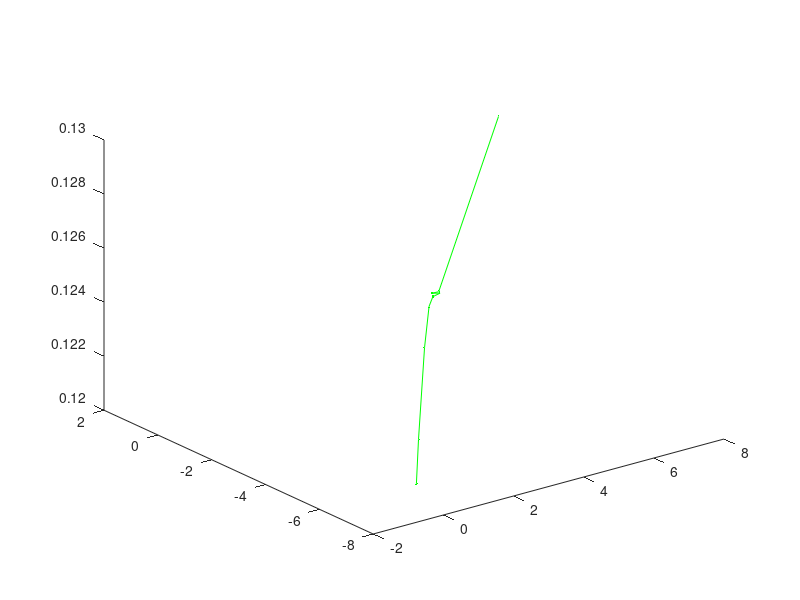

MATLAB code for this plot:
function lhl_AF
clc;clear all; close all;

format long
Visual = 2.5;   %????????
Step = 0.3;     %??????????
N = 10;         %??????
Try_number = 50;%???????
delta=0.618;     %?????
a1 = -10; b1 = 10; a2 = -10; b2 = 10; 
d = [];%??50??????????;
k = 0; 
m = 50;%????
X1 = rand(N,1)*(b1-a1)+a1;  %?-10~10???????50???
X2 = rand(N,1)*(b2-a2)+a2;
X = [X1 X2]; 
%X = ones(N,2);
%for i = 1:N
%    X(i,1)=-10;
%    X(i,2)=10;
%end
% ?????,??????X1?X2?

%??50????????
for i = 1:N
    www = [X(i,1),X(i,2)];
    d(i) = maxf(www);   
end
%???????????????????
[w,i] = max(d);         % ???????????w???????i?
maxX = [X(i,1),X(i,2)]; % ??????????????
maxY = w;               % ?????????????

figurex = []; figurey = []; figurez = [];

figurex(numel(figurex)+1) = maxX(1);    % ?maxX?1???figurex??
figurey(numel(figurey)+1) = maxX(2);    % numel?????????????????matlab????????1???
figurez(numel(figurez)+1) = maxY;

while(k<m)
    for i = 1:N
        XX = [X(i,1),X(i,2)];   %?????????????????
        
%%%%%%????????????????????????????
%???????????????????????????
%????????maxf?Xc????????????
        nf1=0;
        Xc=0;
        label_swarm =0;  %????????
        for j = 1:N 
            XX_1 = [X(j,1), X(j,2)];        
            if (norm(XX_1-XX)<Visual)  % norm?????XXX-XX???????????2???????        
                nf1 = nf1+1;     
                Xc = Xc+XX_1;      
            end    
        end
        Xc=Xc-XX;   %????XX???       
        nf1=nf1-1;
        Xc = Xc/nf1; %??Xc??XX??????????????  
        if((maxf(Xc)/nf1 > delta*maxf(XX)) && (norm(Xc-XX)~=0))  
            XXR1=rand*Step*(Xc-XX)/norm(Xc-XX);
            XXnext1=XX+XXR1;
            
            if(XXnext1(1) > b1)          
                XXnext1(1) = b1;      
            end
            if(XXnext1(1) < a1)    
                XXnext1(1) = a1;   
            end
            if(XXnext1(2) > b2)       
                XXnext1(2) = b2;      
            end
            if(XXnext1(2) < a2)     
                XXnext1(2) = a2;  
            end
            label_swarm =1;
            temp_y_XXnext1=maxf(XXnext1);  
        else 
            label_swarm =0;
            temp_y_XXnext1=-inf;
        end
        
%%%%%%
%%%%%%?????????? ???????????????????????
%?????????????????
        temp_maxY = -inf;  %??????????????-????
        label_follow =0;%????????
        for j = 1:N     
            XX_2 = [X(j,1),X(j,2)];      
            if((norm(XX_2-XX)<Visual) && (maxf(XX_2)>temp_maxY))       
                temp_maxX = XX_2;      
                temp_maxY = maxf(XX_2);     
            end
        end
        nf2=0;
        for j = 1:N     
            XX_2 = [X(j,1),X(j,2)];      
            if(norm(XX_2-temp_maxX)<Visual)       
                nf2=nf2+1;
            end
        end
        nf2=nf2-1;%?????
        
        if((temp_maxY/nf2)>delta*maxf(XX) && (norm(temp_maxX-XX)~=0))  %???Yj????????????     
            XXR2=rand*Step*(temp_maxX-XX)/norm(temp_maxX-XX);%rand????????????
            XXnext2 = XX+XXR2;  
            
            if(XXnext2(1) > b1)          
                XXnext2(1) = b1;      
            end
            if(XXnext2(1) < a1)    
                XXnext2(1) = a1;   
            end
            if(XXnext2(2) > b2)       
                XXnext2(2) = b2;      
            end
            if(XXnext2(2) < a2)     
                XXnext2(2) = a2;  
            end
            label_follow =1;
            temp_y_XXnext2=maxf(XXnext2);
        else    
            label_follow =0;
            temp_y_XXnext2=-inf;
        end       
%%%%%%
%%%%%%?????????????????????????????????????????????
%???????????????????XX_3?XX_4?????

%??????????????????????????????????????????????????????
        label_prey =0;    %?????????????????
        for j = 1:Try_number
            R1V=Visual*(-1+2*rand(2,1)');
            XX_3 = XX+R1V;
            if(XX_3(1) > b1) % ??????????????????????????                   
                XX_3(1) = b1;                  
            end
            if(XX_3(1) < a1)      
                XX_3(1) = a1;             
            end
            if(XX_3(2) > b2)        
                XX_3(2) = b2;              
            end
            if(XX_3(2) < a2)      
                XX_3(2) = a2;       
            end
            
            if(maxf(XX)<maxf(XX_3))
                XXR3=rand*Step*(XX_3-XX)/norm(XX_3-XX);
                XXnext3 = XX+XXR3;
                if(XXnext3(1) > b1) % ??????????????????????????                   
                    XXnext3(1) = b1;                  
                end
                if(XXnext3(1) < a1)      
                    XXnext3(1) = a1;             
                end
                if(XXnext3(2) > b2)        
                    XXnext3(2) = b2;              
                end
                if(XXnext3(2) < a2)      
                    XXnext3(2) = a2;       
                end
                label_prey =1;
                break;
            end   
        end
        temp_y_XXnext3=max(XXnext3);
        if(label_prey ==0)
            temp_y_XXnext3=-inf;
        end
%%%%%%
%%%%%%????
        if((label_swarm==0) && (label_follow==0) && (label_prey ==0))
            %?????????????????????????????????????
            %????????????????????????
            R2S=Step*(-1+2*rand(2,1)');
            temp_XX = XX+R2S;
            if(XX(1) > b1) % ??????????????????????????                              
                XX(1) = b1;               
            end
            if(XX(1) < a1)   
                XX(1) = a1;             
            end
            if(XX(2) > b2)     
                XX(2) = b2;             
            end
            if(XX(2) < a2)  
                XX(2) = a2;       
            end            
        else
            %???????
            if(temp_y_XXnext1 > temp_y_XXnext2)
                if(temp_y_XXnext1 > temp_y_XXnext3)   
                    temp_XX = XXnext1;
                else
                    temp_XX = XXnext3;
                end
            else
                if(temp_y_XXnext2 > temp_y_XXnext3)
                    
                    temp_XX = XXnext2;
                else
                    temp_XX = XXnext3;
                end
            end         
        end
        XX=temp_XX;
        X(i,1) = XX(1);
        X(i,2) = XX(2); 
%%%%%%
    end
    %????????????????????
    
    %??????????
    for i = 1:N
        XXX = [X(i,1),X(i,2)];
        if (maxf(XXX)>maxY)
            maxY = maxf(XXX);
            maxX = XXX;
            figurex(numel(figurex)+1) = maxX(1);
            figurey(numel(figurey)+1) = maxX(2);
            figurez(numel(figurez)+1) = maxY;
        end
    end
    x=X(:,1)';
    y=X(:,2)';
    plot(x,y,'*r');
    axis([-10 10 -10 10]); 
    k = k+1
end
maxX
maxY
plot3(figurex,figurey,figurez,'-g.')




function y = maxf(QQ)
%????y=(sinX1/X1)*(sinX2/X2),?????????????
%????????????

y = (sin(QQ(1))/QQ(1))*(sin(QQ(2))/QQ(2));




